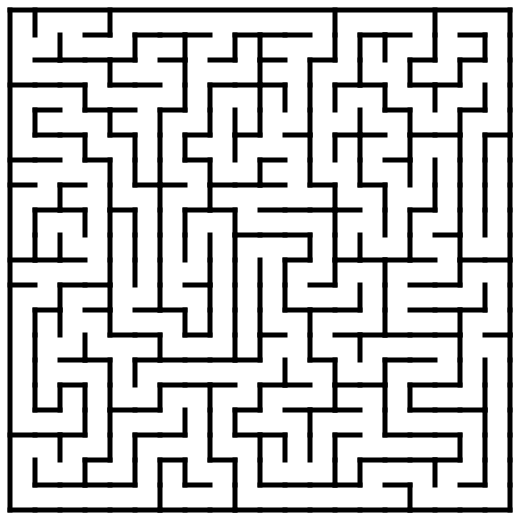

Source code (Python):
# df_maze.py
import random
import matplotlib.pyplot as plt
import numpy as np
import json
from svglib.svglib import svg2rlg
from reportlab.graphics import renderPM

class Cell:
    
    # Opuestos
    wall_pairs = {'N': 'S', 'S': 'N', 'E': 'O', 'O': 'E'}
    visitado = False
    
    def __init__(self, x, y):

        self.valor=0
        self.x, self.y = x, y

        self.walls = {'N': False, 'E': False, 'S': False, 'O': False}
 
    def tiene_muros(self):
        
        return all(self.walls.values())
    
    def crear_vecino(self, other, wall):
        
        self.walls[wall] = True
        other.walls[Cell.wall_pairs[wall]] = True

class Maze:
    
    def __init__(self, nx, ny):
        self.xmax = nx
        self.ymax = ny
        destx, desty = self.casilla_aleatoria(self.xmax, self.ymax)
        inix, iniy = self.casilla_aleatoria(self.xmax, self.ymax)
       
        while destx == inix or desty == iniy: #Así no coincide la casilla ni están excesivamente cerca (se puede mejorar) 
            destx, desty = self.casilla_aleatoria(self.xmax, self.ymax)
            inix, iniy = self.casilla_aleatoria(self.xmax, self.ymax)

        self.nx, self.ny = destx, desty
        self.ix, self.iy = inix, iniy
        print(f'Inicio: {self.ix},{self.iy}')
        print(f'Destino: {self.nx},{self.ny}')
        

        self.maze_map = [[Cell(x, y) for y in range(ny)] for x in range(nx)]

    def casilla_aleatoria(self, x,y):
        n = random.randrange(x)
        m = random.randrange(y)
        return n,m

    def casilla_aleatoria_no_visitada(self):
        n = random.randrange(self.xmax)
        m = random.randrange(self.ymax)
        while self.getCelda(n,m).visitado:
            n = random.randrange(self.xmax)
            m = random.randrange(self.ymax)
        print(n,m)
        return n,m

    def getCelda(self, x, y):
  
        return self.maze_map[x][y]

    def __str__(self):
        #Convertir en cadena 
        maze_rows = ['-' * nx*2]
        for y in range(ny):
            maze_row = ['|']
            for x in range(nx):
                if not self.maze_map[x][y].walls['E']:
                    maze_row.append(' |') #Ponemos pared al Este de la casilla
                    #print(x,y)
                else:
                    maze_row.append('  ')
            maze_rows.append(''.join(maze_row))
            maze_row = ['|']
            for x in range(nx):
                if not self.maze_map[x][y].walls['S']:
                    maze_row.append('-+')  #Ponemos pared al Sur de la casilla
                    #print(x,y)
                else:
                    maze_row.append(' +')
            maze_rows.append(''.join(maze_row))
        return '\n'.join(maze_rows)

    def generar_json(self, maze):

            
            json='{{\n\t"rows" : {},\n\t"cols" : {},\n\t"max_n" : 4,'.format(nx,ny)
            json=json+'\n\t"mov" : [[-1,0],[0,1],[1,0],[0,1]],\n\t"id_mov" : ["N","E","S","O"],\n\t"cells" : {'
            for i in range(self.xmax):
                for j in range(self.ymax):
                    json=json+'\n\t\t"( {}, {} )" : {{"value": {},"neighbors": {}}},'.format(i,j,self.maze_map[i][j].valor,str(list(self.maze_map[i][j].walls.values())).lower())
            json= json[:-1]
            json=json+'\n\t}\n}'
            with open("maze.json", 'w') as file:
                file.write(json)
                file.close()

    def encontrar_vecinos_validos(self, cell):
        """Return a list of unvisited neighbours to cell."""

        self.delta = [('O', (-1,0)),
                 ('E', (1,0)),
                 ('S', (0,1)),
                 ('N', (0,-1))]
        neighbours = []
        for direction, (dx,dy) in self.delta:
            x2, y2 = cell.x + dx, cell.y + dy
            if (0 <= x2 < nx) and (0 <= y2 < ny) and not maze.getCelda(x2,y2).visitado:
                neighbour = maze.getCelda(x2, y2)
                if not neighbour.tiene_muros():
                    neighbours.append((direction, neighbour))
        return neighbours

    def encontrar_vecinos(self, cell):
        """Return a list of unvisited neighbours to cell."""

        self.delta = [('O', (-1,0)),
                 ('E', (1,0)),
                 ('S', (0,1)),
                 ('N', (0,-1))]
        neighbours = []
        for direction, (dx,dy) in self.delta:
            x2, y2 = cell.x + dx, cell.y + dy
            if (0 <= x2 < nx) and (0 <= y2 < ny):
                neighbour = maze.getCelda(x2, y2)
                if not neighbour.tiene_muros():
                    neighbours.append((direction, neighbour))
        return neighbours

    def quedan_celdas(self):
        for i in range(self.xmax):
            for j in range(self.ymax):
                if not self.getCelda(i, j).visitado:
                    return True
        return False
    
    def destino_encontrado(self, celda_actual):
        if celda_actual.x == self.nx and celda_actual.y == self.ny:
            print("Destino encontrado")
            #self.encontrado = True
            return True
        return False
    
    def write_svg(self, filename):
        """Write an SVG image of the maze to filename."""

        aspect_ratio = self.xmax / self.ymax
        # Pad the maze all around by this amount.
        padding = 10
        # Height and width of the maze image (excluding padding), in pixels
        height = 500
        width = int(height * aspect_ratio)
        # Scaling factors mapping maze coordinates to image coordinates
        scy, scx = height / self.xmax, width / self.ymax

        def write_wall(f, x1, y1, x2, y2):
            """Write a single wall to the SVG image file handle f."""

            print('<line x1="{}" y1="{}" x2="{}" y2="{}"/>'
                                .format(x1, y1, x2, y2), file=f)

        # Write the SVG image file for maze
        with open(filename, 'w') as f:
            # SVG preamble and styles.
            print('<?xml version="1.0" encoding="utf-8"?>', file=f)
            print('<svg xmlns="http://www.w3.org/2000/svg"', file=f)
            print('    xmlns:xlink="http://www.w3.org/1999/xlink"', file=f)
            print('    width="{:d}" height="{:d}" viewBox="{} {} {} {}">'
                    .format(width+2*padding, height+2*padding,
                        -padding, -padding, width+2*padding, height+2*padding),
                  file=f)
            print('<defs>\n<style type="text/css"><![CDATA[', file=f)
            print('line {', file=f)
            print('    stroke: #000000;\n    stroke-linecap: square;', file=f)
            print('    stroke-width: 5;\n}', file=f)
            print(']]></style>\n</defs>', file=f)
            # Draw the "South" and "East" walls of each cell, if present (these
            # are the "North" and "West" walls of a neighbouring cell in
            # general, of course).
            for x in range(self.xmax):
                for y in range(self.ymax):
                    if not maze.getCelda(x,y).walls['S']:
                        x1, y1, x2, y2 = x*scx, (y+1)*scy, (x+1)*scx, (y+1)*scy
                        write_wall(f, x1, y1, x2, y2)
                    if not maze.getCelda(x,y).walls['E']:
                        x1, y1, x2, y2 = (x+1)*scx, y*scy, (x+1)*scx, (y+1)*scy
                        write_wall(f, x1, y1, x2, y2)
            # Draw the North and West maze border, which won't have been drawn
            # by the procedure above. 
            print('<line x1="0" y1="0" x2="{}" y2="0"/>'.format(width), file=f)
            print('<line x1="0" y1="0" x2="0" y2="{}"/>'.format(height),file=f)
            print('</svg>', file=f)
     
    def crear_laberinto(self):
        #podemos hacer que cuando llegue al destino, recorra la array de visitados y ahí marque todos a true
        celda_actual = self.getCelda(self.ix, self.iy)
        visitados = []
        #celda_actual.visitado = True

        #Primero encontramos el destino
        with open("depuracion.txt", 'w') as f:
            while not self.destino_encontrado(celda_actual): 
                #El destino va a ser siempre el mismo, nosotro cambiamos la posicion inicial
                vecinos_validos = self.encontrar_vecinos_validos(celda_actual)
                
                if not vecinos_validos:
                    print(f"Ibamos a {celda_actual.x}, {celda_actual.y} pero no se puede")
                    celda_actual.visitado = True
                    celda_actual = visitados.pop()
                    continue
                
                celda_actual.visitado = True
                print(f'{celda_actual.x}, {celda_actual.y}')
                #print(vecinos_validos)
                direccion, siguiente_celda = random.choice(vecinos_validos)
                celda_actual.crear_vecino(siguiente_celda,direccion)
                visitados.append(celda_actual)
                f.write(str(celda_actual.x))
                f.write(",")
                f.write(str(celda_actual.y))
                f.write("\n")
                #print(visitados)
                celda_actual = siguiente_celda
        
        print(f"Hemos llegado al destino: {celda_actual.x}, {celda_actual.y}")
        print("Obviemos los siguiente")
        maze.write_svg("maze_a_medias.svg")
        #Hemos encontrado el destino pero igual quedan casillas por visitar
        
        while self.quedan_celdas():
            n, m = self.casilla_aleatoria_no_visitada()
            celda_actual = self.getCelda(n, m)
            camino_secundario = []
            while not celda_actual.visitado:  #arreglar

                vecinos = self.encontrar_vecinos(celda_actual)
                #print(vecinos)
                camino_secundario.append(celda_actual)
                #celda_actual.visitado = True
                direccion, siguiente_celda = random.choice(vecinos)
                if siguiente_celda.visitado:
                    celda_actual.crear_vecino(siguiente_celda,direccion)
                    for i in range(len(camino_secundario)):
                        celda = camino_secundario.pop()
                        celda.visitado = True
                    continue   
                celda_actual.crear_vecino(siguiente_celda,direccion)
                celda_actual = siguiente_celda
            #celda_actual.crear_vecino(,direccion)
        maze.write_svg("maze_terminado.svg")
        print("Ya no hay mas celdas")
              
# Tamaño laberinto
nx, ny = 20,20 
#nx = int(input())
#ny = int(input())

maze = Maze(nx, ny)
maze.crear_laberinto() #cambiar las paredes de abajo y derecha
maze.generar_json(maze)
drawing = svg2rlg("maze_terminado.svg")
renderPM.drawToFile(drawing, "maze.png", fmt="PNG")
